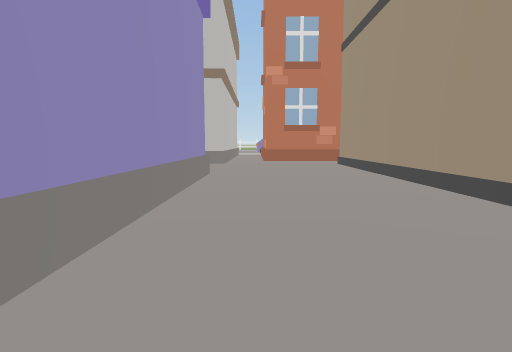
[1] (above)

20 first-person views from a walk through a 3-D level made in the Unity game engine. The camera is 1.2 m above the floor, tilts 6° down and sees 80° across. The floor is counted in squares, 2 m on a side. Each view is taken from the middle of a square. On the plan, view 1 faces up. The plan holds only what a view shows up to about 9 squares ahead; the rest is blank. The place goes on beyond the plan.

[2]
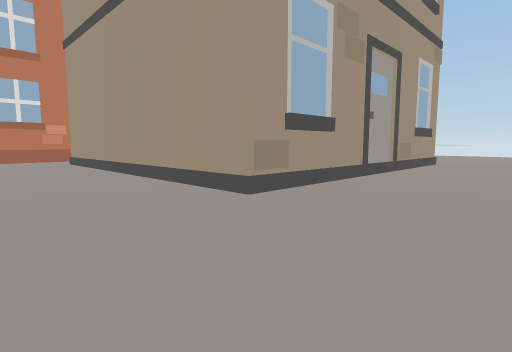

[3]
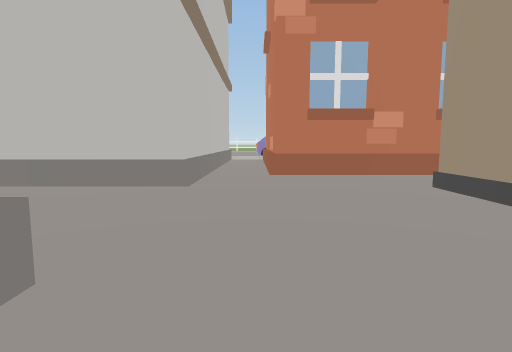

[4]
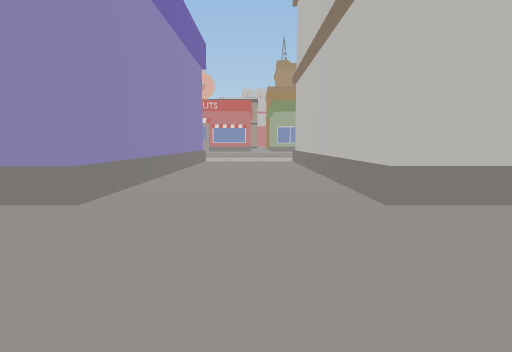

[5]
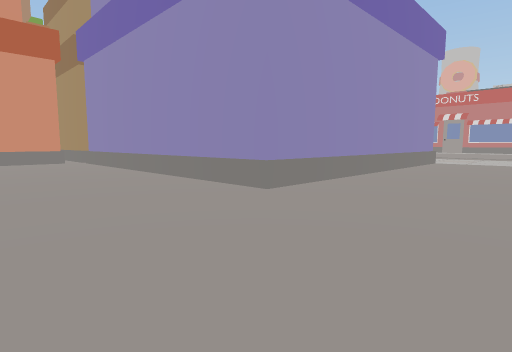

[6]
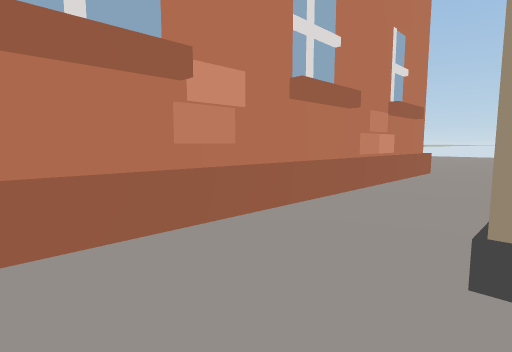

[7]
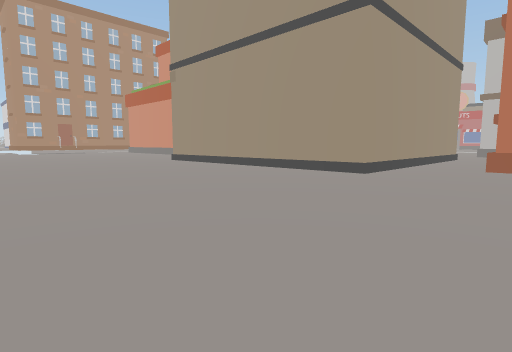

[8]
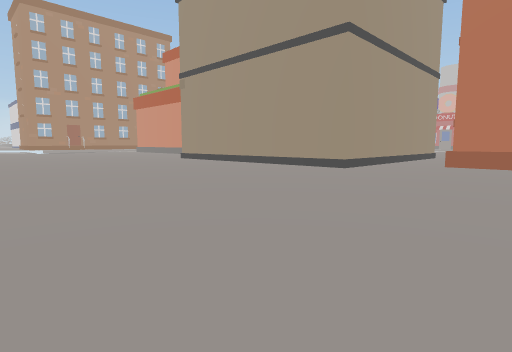

[9]
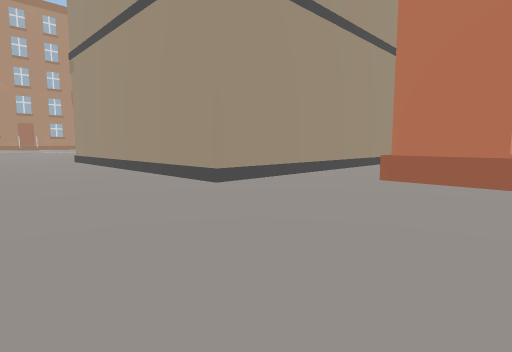

[10]
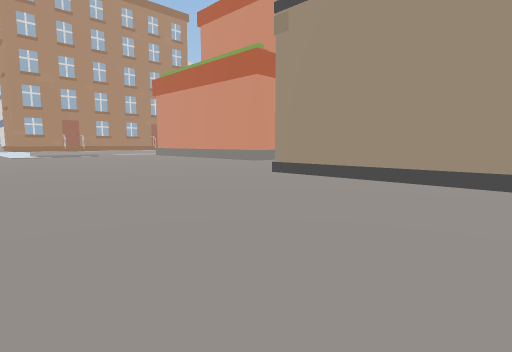

[11]
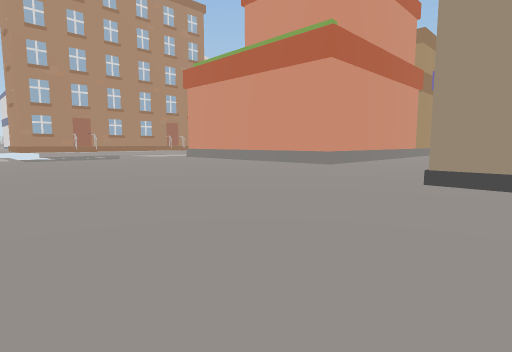

[12]
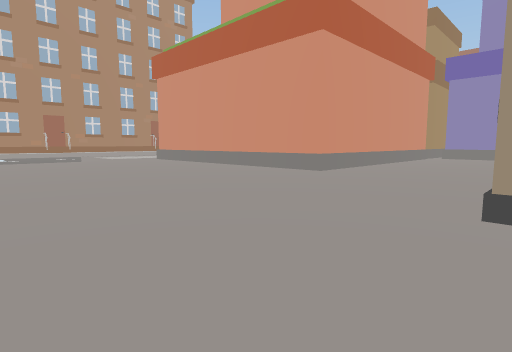

[13]
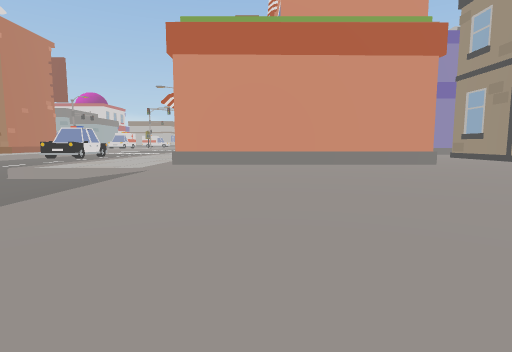

[14]
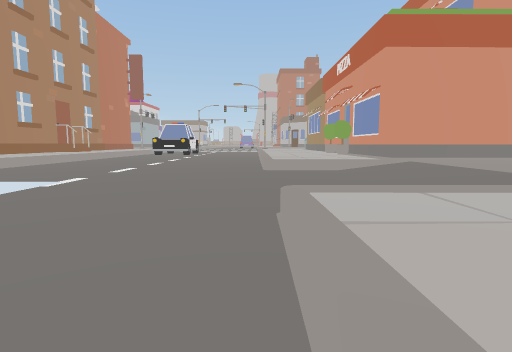

[15]
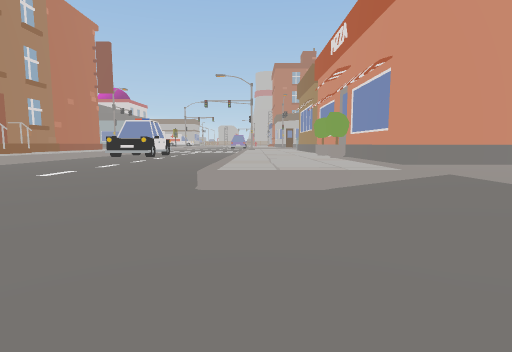

[16]
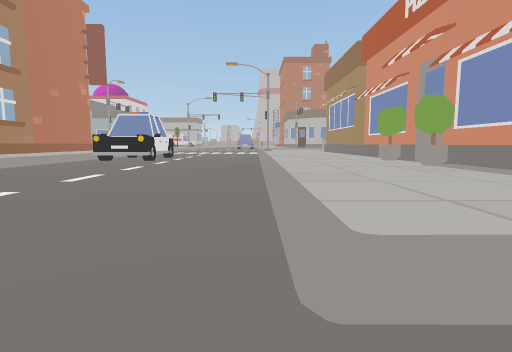

[17]
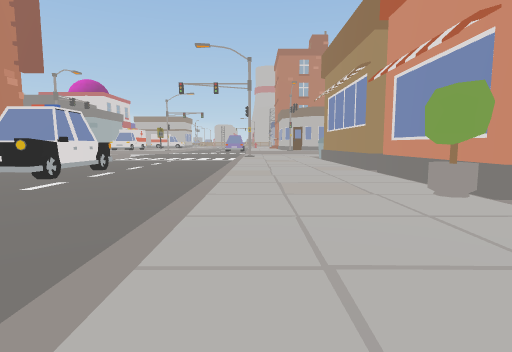

[18]
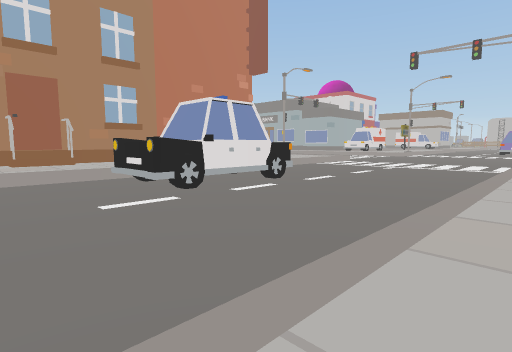

[19]
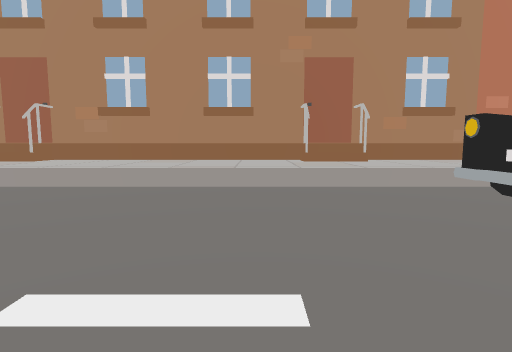

[20]
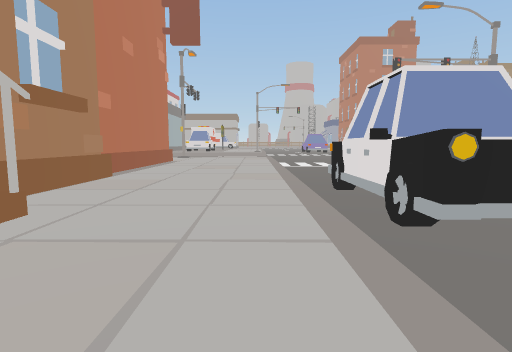

### Floor plan
Key: @ floor where view 1 was taken; # wall or solid block; . main floor; - floor 0.5 m lower than the main floor; / step, stairs or slope; = window, fence, low wall or low ledge; H house; O other object.
Columns run from 7 left of view 1 to 17 right of it. Each row starts with its distance up from view 1.
 13       #.       H.........
 12       #.       H.........
 11       #.HH#H##HH.........
 10       #..................
  9 HHHHHH....########.......
  8 ..........#      #.......
  7 ..........#      #......
  6 #######...#      #......
  5       #...#      #......
  4       #...#      #......
  3       #...##     #......
  2       #...H#######......
  1       #................
  0       #@...............
 -1       H................
 -2        ##  ####........
 -3               #.......
 -4               #.......
 -5               #.......
 -6               #........
 -7               #.........
 -8               #........
 -9     ###########.......
-10     .....#....../////
-11     ............/----.
-12     ............/----..
-13 /////////////////----///
-14 -----------------------
-15 ----------------------
-16 -------------------
-17  --OO#O------------
-18 ---OO#O-----------
-19 -----------------
-20 ..............
-21 ...............
-22 .......=#.....#=
-23 #################

Positions as (right, up) in squares from view 1, and headings:
1: (0, 0), facing up
2: (0, -1), facing up-right
3: (0, 5), facing up
4: (2, 8), facing left
5: (2, 9), facing down-left
6: (1, 9), facing up-right
7: (16, 12), facing down-left
8: (17, 13), facing down-left
9: (13, 13), facing down-left
10: (15, 6), facing down-left
11: (15, 3), facing down-left
12: (13, 2), facing down-left
13: (16, -7), facing left
14: (16, -13), facing left
15: (13, -12), facing left
16: (10, -13), facing left
17: (6, -12), facing left
18: (2, -12), facing down-left
19: (2, -15), facing down
20: (2, -20), facing left
